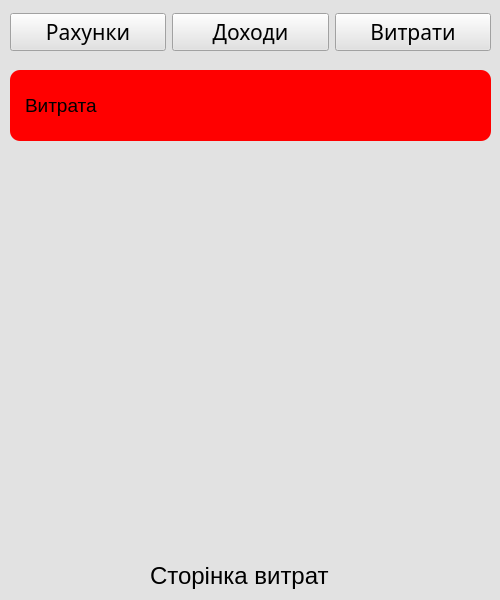
<?xml version="1.0" encoding="UTF-8"?>
<ui version="4.0">
 <class>MainWindow</class>
 <widget class="QMainWindow" name="MainWindow">
  <property name="geometry">
   <rect>
    <x>0</x>
    <y>0</y>
    <width>500</width>
    <height>600</height>
   </rect>
  </property>
  <property name="minimumSize">
   <size>
    <width>500</width>
    <height>600</height>
   </size>
  </property>
  <property name="maximumSize">
   <size>
    <width>500</width>
    <height>600</height>
   </size>
  </property>
  <property name="font">
   <font>
    <pointsize>12</pointsize>
   </font>
  </property>
  <property name="windowTitle">
   <string>Money Check</string>
  </property>
  <property name="styleSheet">
   <string notr="true">background-color: #e2e2e2;</string>
  </property>
  <widget class="QWidget" name="centralwidget">
   <widget class="QWidget" name="verticalLayoutWidget">
    <property name="geometry">
     <rect>
      <x>10</x>
      <y>10</y>
      <width>481</width>
      <height>45</height>
     </rect>
    </property>
    <layout class="QHBoxLayout" name="mainMenu">
     <item>
      <widget class="QPushButton" name="walletsButton">
       <property name="font">
        <font>
         <family>Bahnschrift Light</family>
         <pointsize>16</pointsize>
         <bold>false</bold>
         <underline>false</underline>
        </font>
       </property>
       <property name="cursor">
        <cursorShape>PointingHandCursor</cursorShape>
       </property>
       <property name="mouseTracking">
        <bool>false</bool>
       </property>
       <property name="styleSheet">
        <string notr="true"/>
       </property>
       <property name="text">
        <string>Рахунки</string>
       </property>
       <property name="icon">
        <iconset theme="accessories-dictionary">
         <selectedon>:/src/icons/wallet-minus-svgrepo-com.svg</selectedon>
        </iconset>
       </property>
       <property name="iconSize">
        <size>
         <width>20</width>
         <height>20</height>
        </size>
       </property>
       <property name="checkable">
        <bool>false</bool>
       </property>
      </widget>
     </item>
     <item>
      <widget class="QPushButton" name="revenuesButton">
       <property name="font">
        <font>
         <family>Bahnschrift Light</family>
         <pointsize>16</pointsize>
         <bold>false</bold>
         <underline>false</underline>
        </font>
       </property>
       <property name="cursor">
        <cursorShape>PointingHandCursor</cursorShape>
       </property>
       <property name="mouseTracking">
        <bool>false</bool>
       </property>
       <property name="styleSheet">
        <string notr="true"/>
       </property>
       <property name="text">
        <string>Доходи</string>
       </property>
       <property name="icon">
        <iconset>
         <selectedon>:/src/icons/plus-circle-svgrepo-com.svg</selectedon>
        </iconset>
       </property>
       <property name="iconSize">
        <size>
         <width>20</width>
         <height>20</height>
        </size>
       </property>
       <property name="checkable">
        <bool>false</bool>
       </property>
      </widget>
     </item>
     <item>
      <widget class="QPushButton" name="expenditureButton">
       <property name="font">
        <font>
         <family>Bahnschrift Light</family>
         <pointsize>16</pointsize>
         <bold>false</bold>
         <underline>false</underline>
        </font>
       </property>
       <property name="cursor">
        <cursorShape>PointingHandCursor</cursorShape>
       </property>
       <property name="mouseTracking">
        <bool>false</bool>
       </property>
       <property name="autoFillBackground">
        <bool>false</bool>
       </property>
       <property name="styleSheet">
        <string notr="true"/>
       </property>
       <property name="text">
        <string>Витрати</string>
       </property>
       <property name="icon">
        <iconset>
         <selectedon>:/src/icons/minus-circle-svgrepo-com.svg</selectedon>
        </iconset>
       </property>
       <property name="iconSize">
        <size>
         <width>20</width>
         <height>20</height>
        </size>
       </property>
       <property name="checkable">
        <bool>false</bool>
       </property>
      </widget>
     </item>
    </layout>
   </widget>
   <widget class="QStackedWidget" name="stackedWidget">
    <property name="geometry">
     <rect>
      <x>10</x>
      <y>70</y>
      <width>481</width>
      <height>521</height>
     </rect>
    </property>
    <property name="currentIndex">
     <number>2</number>
    </property>
    <widget class="QWidget" name="walletsPage">
     <widget class="QLabel" name="label">
      <property name="geometry">
       <rect>
        <x>140</x>
        <y>490</y>
        <width>201</width>
        <height>31</height>
       </rect>
      </property>
      <property name="font">
       <font>
        <pointsize>18</pointsize>
       </font>
      </property>
      <property name="styleSheet">
       <string notr="true">color: #000;</string>
      </property>
      <property name="text">
       <string>Сторінка рахунків</string>
      </property>
     </widget>
     <widget class="QLabel" name="label_4">
      <property name="geometry">
       <rect>
        <x>0</x>
        <y>0</y>
        <width>481</width>
        <height>71</height>
       </rect>
      </property>
      <property name="font">
       <font>
        <pointsize>14</pointsize>
       </font>
      </property>
      <property name="styleSheet">
       <string notr="true">
background-color: #888;
border-radius: 10px;
padding: 10px;</string>
      </property>
      <property name="text">
       <string>Рахунок</string>
      </property>
     </widget>
     <widget class="QLabel" name="label_6">
      <property name="geometry">
       <rect>
        <x>320</x>
        <y>40</y>
        <width>161</width>
        <height>31</height>
       </rect>
      </property>
      <property name="font">
       <font>
        <pointsize>14</pointsize>
       </font>
      </property>
      <property name="styleSheet">
       <string notr="true">color: #000;
background-color: none;</string>
      </property>
      <property name="text">
       <string>1 000 000 гривень</string>
      </property>
     </widget>
    </widget>
    <widget class="QWidget" name="revenuesPage">
     <widget class="QLabel" name="label_2">
      <property name="geometry">
       <rect>
        <x>140</x>
        <y>490</y>
        <width>191</width>
        <height>31</height>
       </rect>
      </property>
      <property name="font">
       <font>
        <pointsize>18</pointsize>
       </font>
      </property>
      <property name="styleSheet">
       <string notr="true">color: #000;</string>
      </property>
      <property name="text">
       <string>Сторінка доходів</string>
      </property>
     </widget>
     <widget class="QLabel" name="label_9">
      <property name="geometry">
       <rect>
        <x>0</x>
        <y>0</y>
        <width>481</width>
        <height>71</height>
       </rect>
      </property>
      <property name="font">
       <font>
        <pointsize>14</pointsize>
       </font>
      </property>
      <property name="styleSheet">
       <string notr="true">color: #000;
background-color: green;
border-radius: 10px;
padding: 10px;</string>
      </property>
      <property name="text">
       <string>Дохід</string>
      </property>
     </widget>
    </widget>
    <widget class="QWidget" name="expendituresPage">
     <widget class="QLabel" name="label_3">
      <property name="geometry">
       <rect>
        <x>140</x>
        <y>490</y>
        <width>181</width>
        <height>31</height>
       </rect>
      </property>
      <property name="font">
       <font>
        <pointsize>18</pointsize>
       </font>
      </property>
      <property name="styleSheet">
       <string notr="true">color: #000;</string>
      </property>
      <property name="text">
       <string>Сторінка витрат</string>
      </property>
     </widget>
     <widget class="QLabel" name="label_8">
      <property name="geometry">
       <rect>
        <x>0</x>
        <y>0</y>
        <width>481</width>
        <height>71</height>
       </rect>
      </property>
      <property name="font">
       <font>
        <pointsize>14</pointsize>
       </font>
      </property>
      <property name="styleSheet">
       <string notr="true">color: #000;
background-color: red;
border-radius: 10px;
padding: 10px;</string>
      </property>
      <property name="text">
       <string>Витрата </string>
      </property>
     </widget>
    </widget>
   </widget>
  </widget>
 </widget>
 <resources/>
 <connections/>
</ui>
